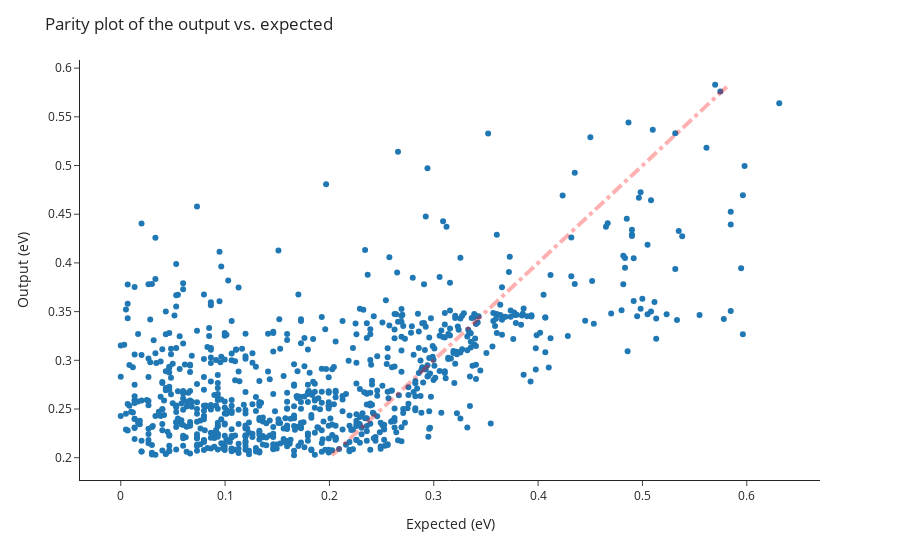

The cell this chart's notebook holds for it:
### Code cell
# Read in the model
# model = torch.load("output/reaction_model.pt")
model = torch.load(os.path.join(artifact_dir, "reaction_model.pt"), map_location=torch.device('cpu'))

outputs = []
expecteds = []

for idx, data in enumerate(train_loader):
    output = model(data)
    output = output.mean(dim=1)
    
    output = output.detach().numpy()
    expected = data.total_energy_transition_state - data.total_energy
    expected = expected.detach().numpy()

    outputs.append(output[0])
    expecteds.append(expected[0])


# Make a parity plot of the output vs. expected
outputs = np.array(outputs).flatten()
expecteds = np.array(expecteds).flatten()
outputs *= ase_units.Ha
expecteds *= ase_units.Ha

fig = px.scatter(x=expecteds, y=outputs, template="simple_white")
fig.update_layout(title="Parity plot of the output vs. expected")
fig.update_xaxes(title_text="Expected (eV)")
fig.update_yaxes(title_text="Output (eV)")
# Draw the parity line
fig.add_shape(
    type="line",
    x0=outputs.min(),
    y0=outputs.min(),
    x1=outputs.max(),
    y1=outputs.max(),
    line=dict(
        color="Red",
        width=4,
        dash="dashdot",
    )
)

fig.show()

### Figure 1 — Plotly figure (JSON) as saved in the notebook; plotly's stock layout.template omitted (floating-point values rounded to 4 significant figures; data arrays with more than 128 entries replaced by an {"elided": "..."} marker saying what was removed)
{"data": [{"hovertemplate": "x=%{x}<br>y=%{y}<extra></extra>", "legendgroup": "", "marker": {"color": "#1F77B4", "symbol": "circle"}, "mode": "markers", "name": "", "orientation": "v", "showlegend": false, "type": "scatter", "x": {"elided": "837 float values"}, "xaxis": "x", "y": {"elided": "837 float values"}, "yaxis": "y"}], "layout": {"legend": {"tracegroupgap": 0}, "margin": {"t": 60}, "shapes": [{"line": {"color": "Red", "dash": "dashdot", "width": 4}, "type": "line", "x0": 0.2025, "x1": 0.5829, "y0": 0.2025, "y1": 0.5829}], "title": {"text": "Parity plot of the output vs. expected"}, "xaxis": {"anchor": "y", "domain": [0, 1], "title": {"text": "Expected (eV)"}}, "yaxis": {"anchor": "x", "domain": [0, 1], "title": {"text": "Output (eV)"}}}}
